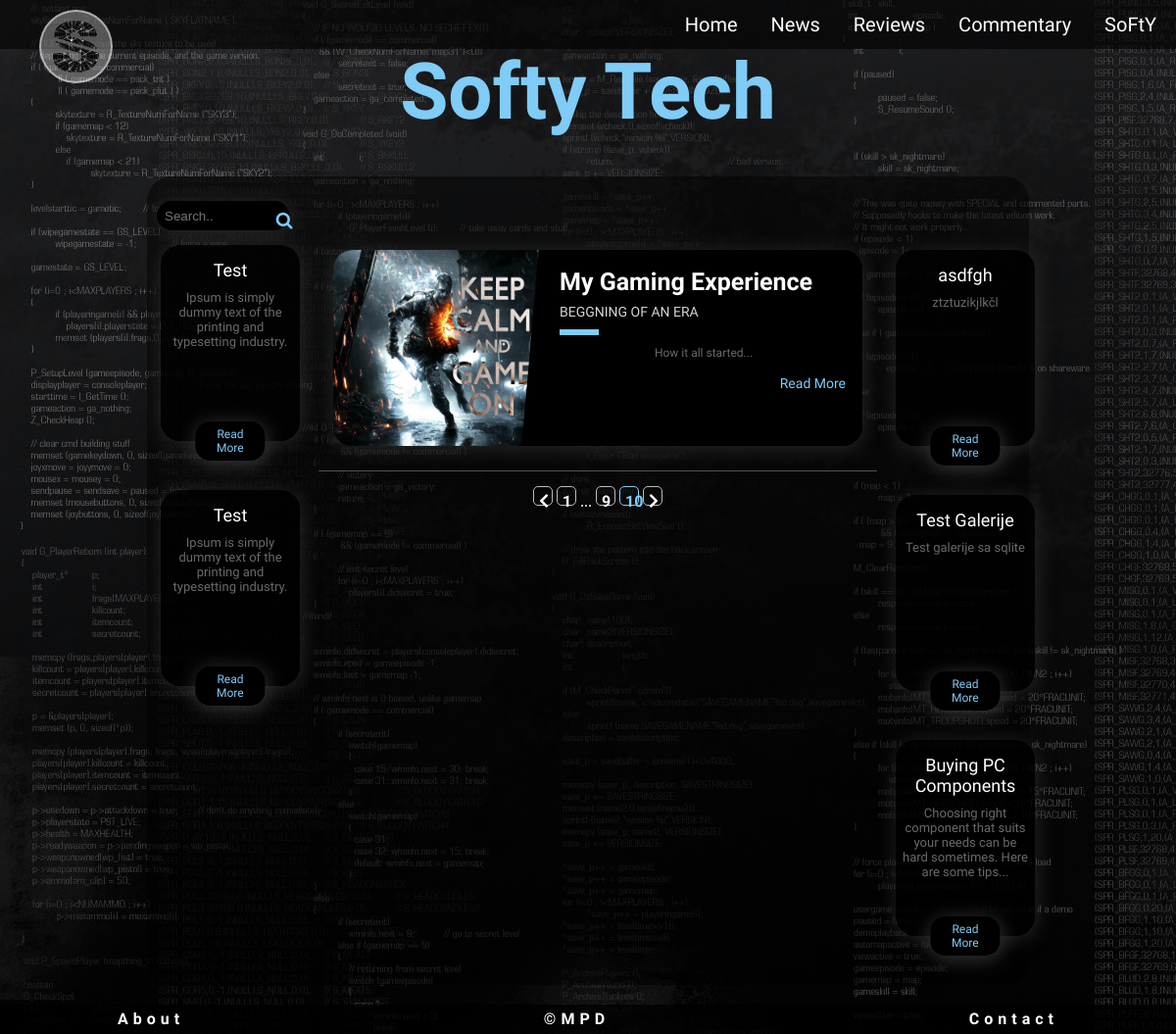
Page /home?page=10 (signed in) on the committed database.
### flaskblog/models.py (models this page shows, shortened)
class User(db.Model, UserMixin):
    __tablename__ = 'users'
    id = db.Column(db.Integer, primary_key=True)
    username = db.Column(db.String(15), unique=True, nullable=False)
    email = db.Column(db.String(30), unique=True, nullable=False)
    email_confirmed_at = db.Column(db.DateTime(), default=datetime.utcnow)
    password = db.Column(db.String(60), nullable=False)
    roles = db.relationship('Role', secondary='user_roles')
    comments = db.relationship('Comment', backref = 'user', lazy= 'dynamic')
    active = db.Column(db.Boolean(), default=True)

class Post(db.Model):
    __searchable__ = ['title', 'content']
    id = db.Column(db.Integer, primary_key=True)
    title = db.Column(db.String(30), nullable=False)
    subtitle = db.Column(db.String(30), nullable=False)
    description = db.Column(db.Text, nullable=False)
    slug = db.Column(db.String(30), nullable=False)
    headImg = db.Column(db.String(50), nullable=False, default='default.jpg')
    category = db.Column(db.String(30), nullable=False)
    language = db.Column(db.String(30), nullable=False)
    author = db.Column(db.String(30), nullable=False)
    date_posted = db.Column(db.DateTime, nullable=False, default=datetime.utcnow)
    content = db.Column(db.Text, nullable=False)
    comments = db.relationship('Comment', backref = 'post', lazy= 'dynamic')

### flaskblog/main/routes.py (the view)
@main.route("/", methods=['GET', 'POST'])
@main.route("/home", methods=['GET', 'POST'])
def home():
    form = SearchForm()
    if request.method == "POST":
        if form.validate_on_submit:
            print("searching")
            posts = Post.query.whoosh_search(form.search.data).all()
            news = Post.query.order_by(Post.date_posted.desc()).filter_by(category="News").first()
            reviews = Post.query.order_by(Post.date_posted.desc()).filter_by(category="Reviews").first()
            commentary = Post.query.order_by(Post.date_posted.desc()).filter_by(category="Commentary").first()
            print("applying")
            print(posts)
            return render_template('search.html', posts=posts, news=news, reviews=reviews, commentary=commentary, form=form)
    else:
        page = request.args.get('page', 1, type=int)
        posts = Post.query.order_by(Post.date_posted.desc()).paginate(page=page, per_page=1)
        news = Post.query.order_by(Post.date_posted.desc()).filter_by(category="News").first()
        reviews = Post.query.order_by(Post.date_posted.desc()).filter_by(category="Reviews").first()
        commentary = Post.query.order_by(Post.date_posted.desc()).filter_by(category="Commentary").first()
        form.search.data = ''
    return render_template('index.html', posts=posts, page=page, news=news, reviews=reviews, commentary=commentary, title='Home', form=form)

### flaskblog/main/forms.py
class SearchForm(FlaskForm):
    search = StringField('Search',
                        validators=[DataRequired(), Length(min=3)])
    submit = SubmitField('')

### flaskblog/templates/index.html (shortened to what this page needs)
{% extends "base.html" %}
{% block content %}
<div class="mainContent">
    <div class="main">
        {% for post in posts.items %}
            {% include 'includes/blogPost.html' %}
        {% endfor %}
        <div class="pagination">
            {% set prev = posts.page - 1 %}
            {% if prev > 0 %}
                <a class="pageBtn" href="{{ url_for('main.home', page=prev) }}"><i class="fas fa-chevron-left"></i></a>
            {% else %}
                <a class="pageBtn" href="{{ url_for('main.home', page=1) }}"><i class="fas fa-chevron-left"></i></a>
            {% endif %}
            {% for page_num in posts.iter_pages(left_edge=1, right_edge=1, left_current=1, right_current=2) %}
                {% if page_num %}
                    {% if posts.page == page_num %}
                        <a class="pageBtn currentPageBtn" href="{{ url_for('main.home', page=page_num) }}">{{ page_num }}</a>
                    {% else %}
                        <a class="pageBtn" href="{{ url_for('main.home', page=page_num) }}">{{ page_num }}</a>
                    {% endif %}
                {% else %}
                    ...
                {% endif %}
            {% endfor %}
            {% set next = posts.page + 1 %}
            {% if next > posts.pages %}
                <a class="pageBtn" href="{{ url_for('main.home', page=posts.pages) }}"><i class="fas fa-chevron-right"></i></a>
            {% else %}
                <a class="pageBtn" href="{{ url_for('main.home', page=next) }}"><i class="fas fa-chevron-right"></i></a>
            {% endif %}
        </div>
    </div>
    <div class="leftSide">
        <div class="search">
            <form class="searchForm" method="POST" action="">
                {{ form.search(class="searchInput", placeholder="Search..") }}
                <button class="searchBtn" id="submit" name="submit" type="submit"></button>
            </form>
        </div>
        <div class="sideDiv">
            <h5>Test</h5>
            <p> Ipsum is simply dummy text of the printing and typesetting
                industry. </p>
            <button class="sideDivBtn" type="button">Read More</button>
        </div>
        <div class="sideDiv">
            <h5>Test</h5>
            <p> Ipsum is simply dummy text of the printing and typesetting
                industry.</p>
            <button class="sideDivBtn" type="button">Read More</button>
        </div>
    </div>
    <div class="rightSide">
        <div class="sideDiv">
            <h5>{{ news.title }}</h5>
            <p>{{ news.description }}</p>
            <button class="sideDivBtn" type="button" onclick="window.location.href='{{ url_for('main.post', slug=news.slug) }}'">Read More</button>
        </div>
        <div class="sideDiv">
            <h5>{{ reviews.title }}</h5>
            <p>{{ reviews.description }}</p>
            <button class="sideDivBtn" type="button" onclick="window.location.href='{{ url_for('main.post', slug=reviews.slug) }}'">Read More</button>
        </div>
        <div class="sideDiv">
            <h5>{{ commentary.title }}</h5>
            <p>{{ commentary.description }}</p>
            <button class="sideDivBtn" type="button" onclick="window.location.href='{{ url_for('main.post', slug=commentary.slug) }}'">Read More</button>
        </div>
    </div>
</div>
{% endblock %}

### flaskblog/templates/includes/header.html (shortened to what this page needs)
<header>
    <div class="navbar">
        <a href="/" id="logo"></a>
        <div class="menu">
            <a class="menuBtn" href="{{ url_for('main.home') }}">Home</a>
            <a class="menuBtn" href="{{ url_for('main.news') }}">News</a>
            <a class="menuBtn" href="{{ url_for('main.reviews') }}">Reviews</a>
            <a class="menuBtn" href="{{ url_for('main.commentary') }}">Commentary</a>
            {% if current_user.is_authenticated %}
                {% if current_user.roles[0].name == 'Admin' %}
                    <a id="loginBtn" class="menuBtn" href="{{ url_for('users.admin') }}">{{ current_user.username }}</a>
                {% endif %}
            {% else %}
                <a id="loginBtn" class="menuBtn" href="{{ url_for('users.login') }}">Sign in</a>
            {% endif %}
        </div>
    </div>
    <div class="title" id="titleID">
        <h1>Softy Tech</h1>
    </div>
</header>

### flaskblog/templates/includes/blogPost.html (shortened to what this page needs)
<div class="blog-card" onclick="window.location.href='{{url_for('main.post', slug=post.slug)}}'">
    <div class="photo photo1"><img src="{{ url_for('static', filename='upload/media/images/head_Images/' + post.headImg) }}" alt=""></div>
    <div class="description">
        <h1>{{ post.title }}</h1>
        <h2>{{ post.subtitle }}</h2>
        <p class="summary">{{ post.description }}</p>
        <a href="{{ url_for('main.post', slug=post.slug) }}">Read More</a>
    </div>
</div>
<div class="spacer"></div>

### flaskblog/static/css/header.css (style rules this page uses)
#logo { background: rgba(255, 255, 255, 0.3); background-image: url(images/SoftyTech.png); background-size: contain; float: left; height: 75px; width: 75px; margin: 10px 0 0 50px; border: solid rgba(255, 255, 255, 0.5) 2px; border-radius: 50%; position: fixed; top: 0; left: -10px; }
.navbar { height: 50px; overflow: hidden; display: flex; align-items: center; vertical-align: middle; background: rgba(0, 0, 0, .6); width: 100%; position: fixed; top: 0; right: 0; z-index: 1; }
.menu { position: absolute; right: 5px; transition: 1s all; }
.menu a { color: white; font-family: 'Orbitron'; font-size: 20px; text-decoration: none; padding: 6px 15px; overflow: hidden; transition: all .5s; text-transform: capitalize; }
#loginBtn { cursor: pointer; }
.menuBtn { position: relative; }
.title { width: 80%; height: 100px; margin: 30px auto 0 auto; text-align: center; }
#titleID h1 { margin: 0; padding: 0; color: #7FCCF7; font-size: 80px; font-family: 'Orbitron'; font-weight: bolder; line-height: 1.6; }

### flaskblog/static/css/glavni.css (style rules this page uses)
body { background-color: black; background: linear-gradient(to bottom right, rgba(0, 0, 0, .4), rgba(0, 0, 0, .5)), url(images/background.jpg) fixed; margin: 5px 0 5px 0; }
.sideDiv { color: white; text-align: center; background-color: rgba(0, 0, 0, .8); width: 95%; height: 200px; margin: 50px auto; border-radius: 20px; position: relative; -webkit-box-shadow: 1px 3px 20px 5px 0px rgba(71, 71, 71, .5); -moz-box-shadow: 1px 3px 20px 0px rgba(71, 71, 71, .5); box-shadow: 1px 3px 20px 0px rgba(71, 71, 71, .5); }
.sideDiv p { padding: 10px 5px; font-family: 'Work Sans', sans-serif; font-size: 13px; color: dimgray; transition: .5s; }
.sideDiv h5 { font-size: 18px; font-weight: 500; padding: 0; padding-top: 15px; margin: 0; margin-top: 10px; font-family: 'Orbitron'; transition: .5s; }
.sideDivBtn { cursor: pointer; background-color: black; color: #7FCCF7; font-size: 12px; font-family: 'Orbitron'; font-weight: 500; -webkit-box-shadow: 1px 3px 20px 5px 0px rgba(71, 71, 71, .8); -moz-box-shadow: 1px 3px 20px 0px rgba(71, 71, 71, .8); box-shadow: 1px 3px 20px 0px rgba(71, 71, 71, .8); border: none; border-radius: 15px; padding: 0 10px; height: 40px; position: absolute; bottom: -20px; left: 50%; transform: translate(-50%, 0px); }
.sideDivBtn:before { content: ''; width: 25px; height: 25px; border-radius: 50%; background-color: #7FCCF7; opacity: .5; }
.sideDivBtn:after { transition: all 0.3s ease; -webkit-transition: all 0.3s ease; content: "\f061"; font-family: FontAwesome; margin-left: -10px; opacity: 0; vertical-align: middle; }
.pagination { margin: 0 auto; padding: 5px; border: none; border-radius: 15px; color: white; text-align: center; }
.pageBtn { display: inline-block; font-family: 'Orbitron'; color: white; font-size: 16px; text-decoration: none; font-weight: bold; text-align: center; padding: 5px; width: 20px; height: 20px; background-color: transparent; border: solid 1px #bbb; border-radius: 5px; }
.currentPageBtn { color: #7FCCF7; border: solid 1.3px #7FCCF7; border-radius: 5px; }
.pageBtn:first-child { margin-left: 20px; }
.pageBtn:last-child { margin-right: 20px; }
@media only screen and (min-width : 950px) { .main { height: auto; min-width: 600px; max-width: 600px; margin: 50px auto 30px auto; grid-column: 2/3; } }
@media only screen and (min-width : 950px) { .leftSide { grid-column: 1/2; grid-row: 1/2; margin-top: 25px; } }
@media only screen and (min-width : 950px) { .rightSide { grid-column: 3/4; grid-row: 1/2; margin-top: 25px; } }
@media only screen and (min-width : 950px) { .mainContent { display: grid; grid-template-columns: 150px 1fr 150px; width: 900px; margin: 50px auto; padding: 0 10px; border-radius: 25px; background-color: rgba(0, 0, 0, .5); } }

### flaskblog/static/css/sliderStyle.css (style rules this page uses)
* { padding: 0; margin: 0; box-sizing: border-box; }

### flaskblog/static/css/form.css (style rules this page uses)
.search { position: relative; margin-bottom: -35px; }
.searchInput { background-color: black; border: none; color: white; padding: 5px 8px; width: 90%; height: 30px; margin: 0 auto; border-radius: 15px; outline: none; transition: all .5s; -webkit-box-shadow: 1px 3px 20px 5px 0px rgba(71,71,71,.5); -moz-box-shadow: 1px 3px 20px 0px rgba(71,71,71,.5); box-shadow: 1px 3px 20px 0px rgba(71,71,71,.5); }
.searchBtn { position: absolute; top: 0; right: 0; width: 40px; height: 40px; font-family: FontAwesome; background-color: transparent; color: #7FCCF7; font-size: 18px; text-align: center; border: none; cursor: pointer; outline: none; }
.searchBtn::before { content: '\f002'; }

### rows in the picture
User: username "SoFtY"
Post: headImg (placeholder picture), title "My Gaming Experience", subtitle "BEGGNING OF AN ERA", description "How it all started..."
Post: title "asdfgh", description "ztztuzikjlkčl"
Post: title "Test Galerije", description "Test galerije sa sqlite"
Post: title "Buying PC Components", description "Choosing right component that suits your needs can be hard sometimes. Here are some tips..."

### other values in the picture
{{ page_num }} "1" "9"
{{ page_num }} "10"
